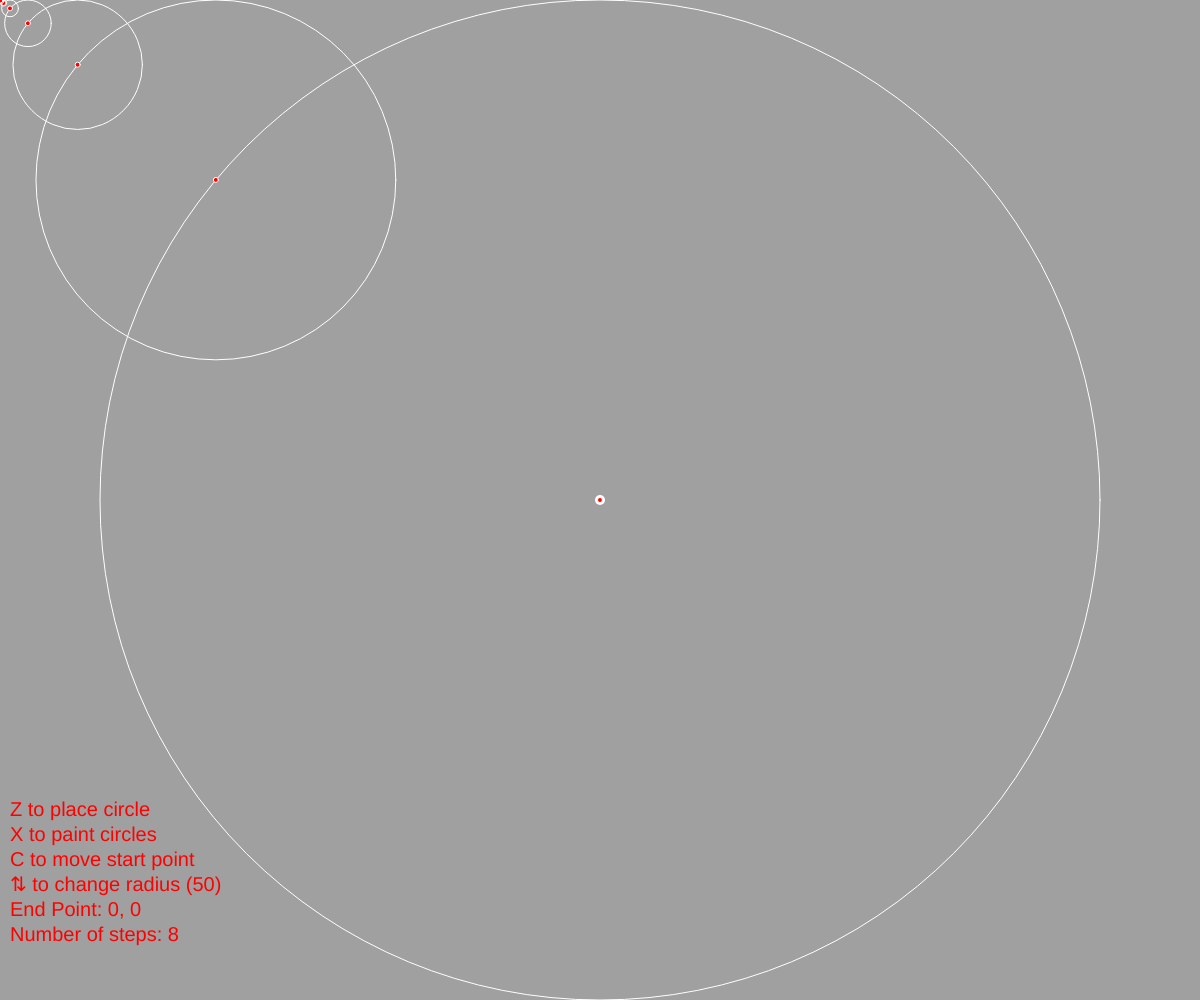
Frame 1 (no input)
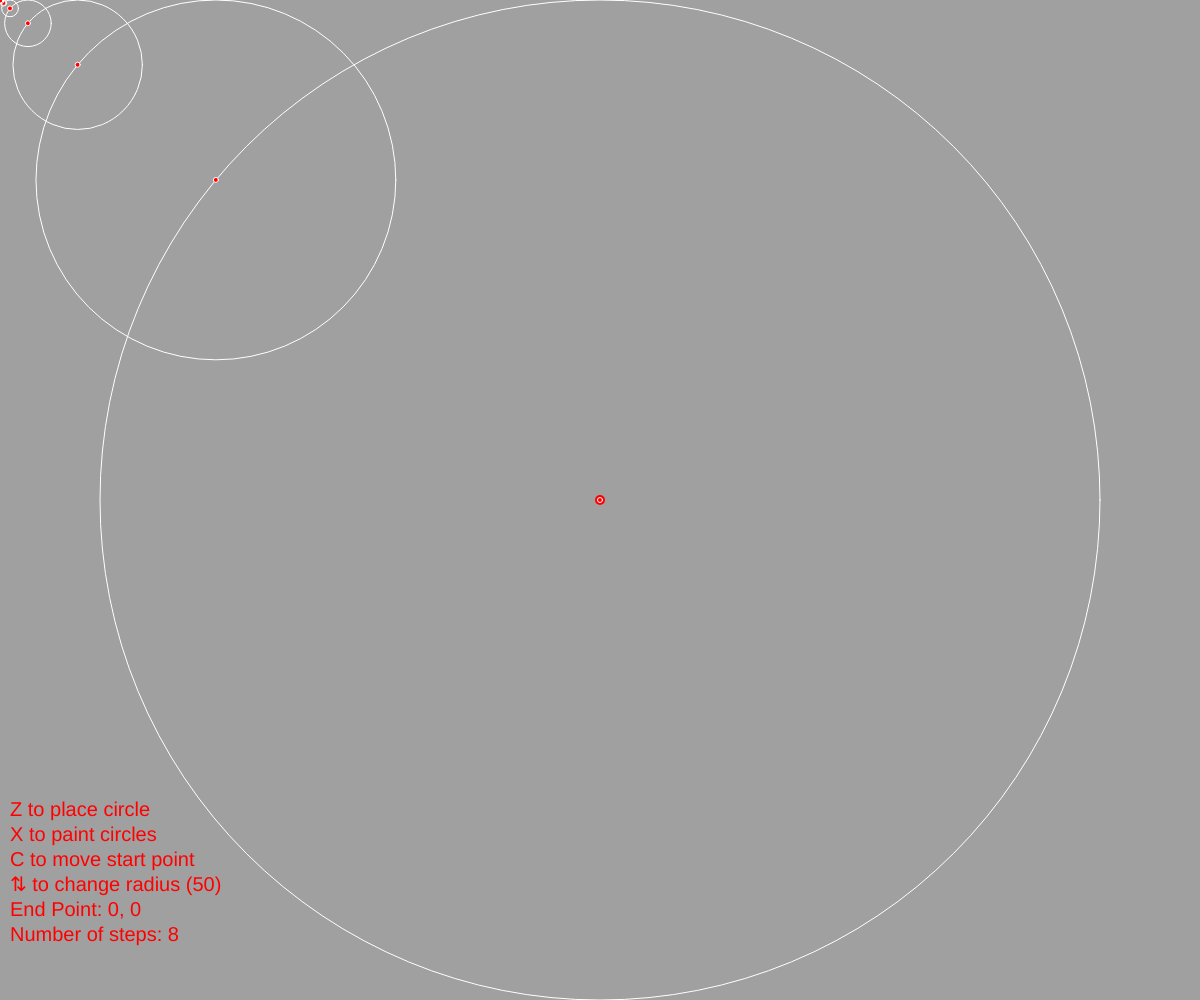
Frame 60 (no input)
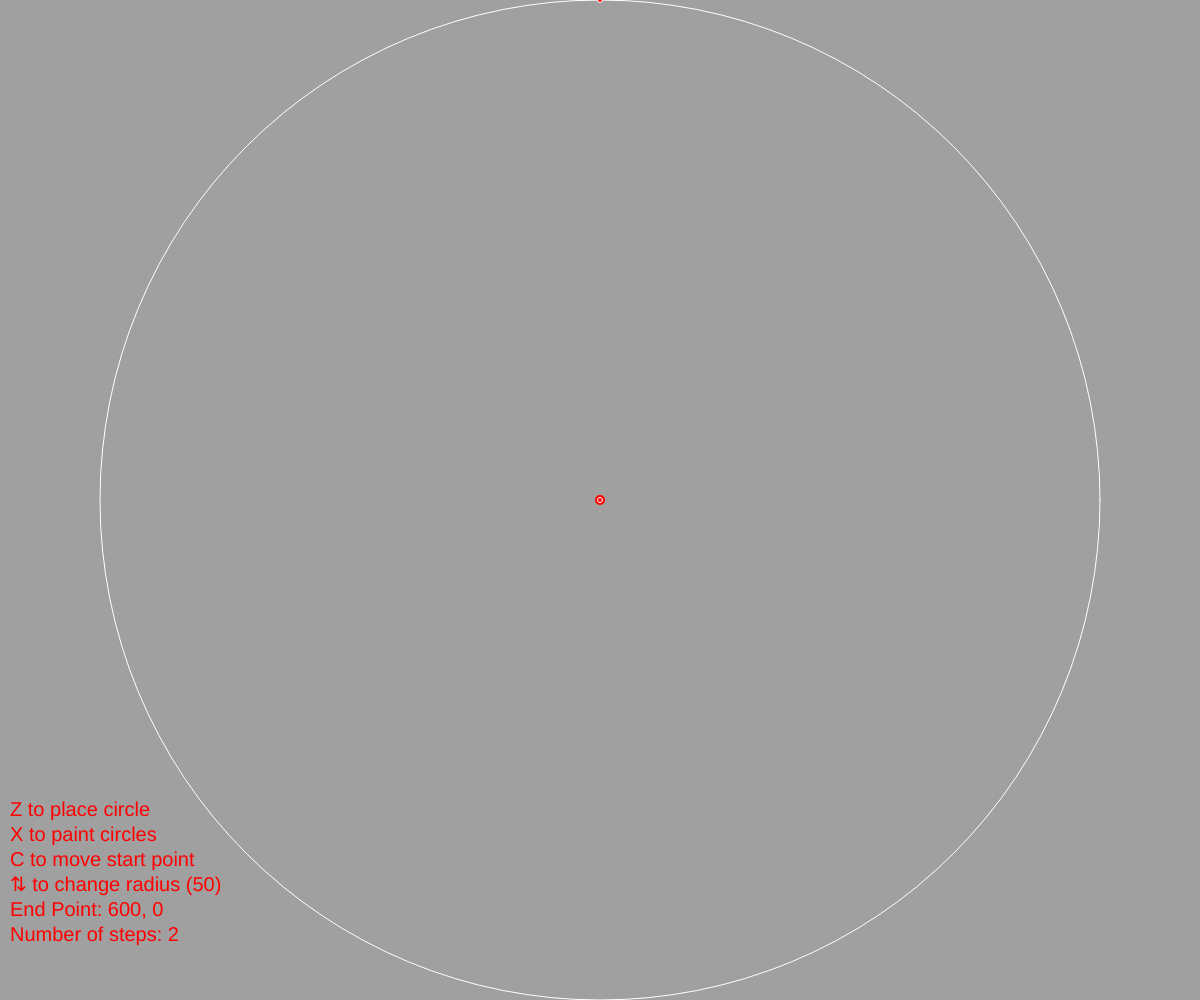
Frame 120 (the mouse pressed at the canvas centre since frame 60)

The p5.js sketch that drew these frames (run headless with seeded random() and noise() and a simulated clock; from frame 60 on, the mouse is pressed at the canvas centre):

// p5.js sketch
// ── sketch.js
let scrw;
let scrh;
let objs = [];
let radius = 50;
let numObjs = 5;
let midp;
let setmidp;
let stepCount = 0;

function distTo(p, c) {
  return abs(dist(p.x, p.y, c.pos.x, c.pos.y)) - c.r / 2;
}

function rayMarch(startp, dir) {
  stepCount = 0;
  let nowp = startp;
  let minDist = 1000;
  let maxIter = 100;
  let rayCircs = [];
  for (let i = 0; i < maxIter; i++) {
    stepCount++;
    minDist = 100000;
    for (let o of objs) {
      let d = distTo(nowp, o);
      if (d < minDist) minDist = d;
    }
    for (let e of [nowp.x, nowp.y, scrw - nowp.x, scrh - nowp.y]) {
      if (e < minDist) minDist = e;
    }
    noFill();
    stroke(255);
    circle(nowp.x, nowp.y, 2 * minDist);
    fill(255, 0, 0);
    circle(nowp.x, nowp.y, 5);
    nowp = nowp.add(createVector(0, -minDist).rotate(dir));
    if (minDist < 1) i = maxIter;
  }
  let endp = nowp;
  return endp;
}

function keyPressed() {
  if (keyCode == 90) {
    objs.push(new Obj(mouseX, mouseY, radius));
  }
}

function setup() {
  scrw = windowWidth;
  scrh = windowHeight;
  setmidp = createVector(scrw / 2, scrh / 2);
  createCanvas(scrw, scrh);
}

function draw() {
  if (keyIsDown(88)) objs.push(new Obj(mouseX, mouseY, radius));
  if (keyIsDown(67)) setmidp = createVector(mouseX, mouseY);
  if (keyIsDown(38)) radius+=5;
  if (keyIsDown(40)) radius-=5;
  if (radius > 200) radius = 200;
  if (radius < 10) radius = 10;

  midp = createVector(setmidp.x, setmidp.y);
  background(160);
  noStroke();
  circle(midp.x, midp.y, 10);
  for (let o of objs) {
    o.show();
  }
  let mousePosN = createVector(mouseX - midp.x, midp.y - mouseY);
  let mouseDir = atan2(mousePosN.x, mousePosN.y);
  let rayEnd = rayMarch(midp, mouseDir);
  noStroke();
  textSize(20);
  let txt =
    "Z to place circle \nX to paint circles \nC to move start point \n⇅ to change radius (" +
    radius +
    ")\n" +
    "End Point: " +
    round(rayEnd.x) +
    ", " +
    round(rayEnd.y) +
    "\nNumber of steps: " +
    stepCount;
  text(txt, 10, scrh - 200, 300, 400);
}

//mouseX,mouseY

// ── Obj.js
class Obj{
  constructor(x,y,r){
    this.pos=createVector(x,y);
    this.r=r
  }
  show(){
    color(255)
    fill(color(0,0,0));
    noStroke();
    circle(this.pos.x,this.pos.y,this.r);
  }
}
